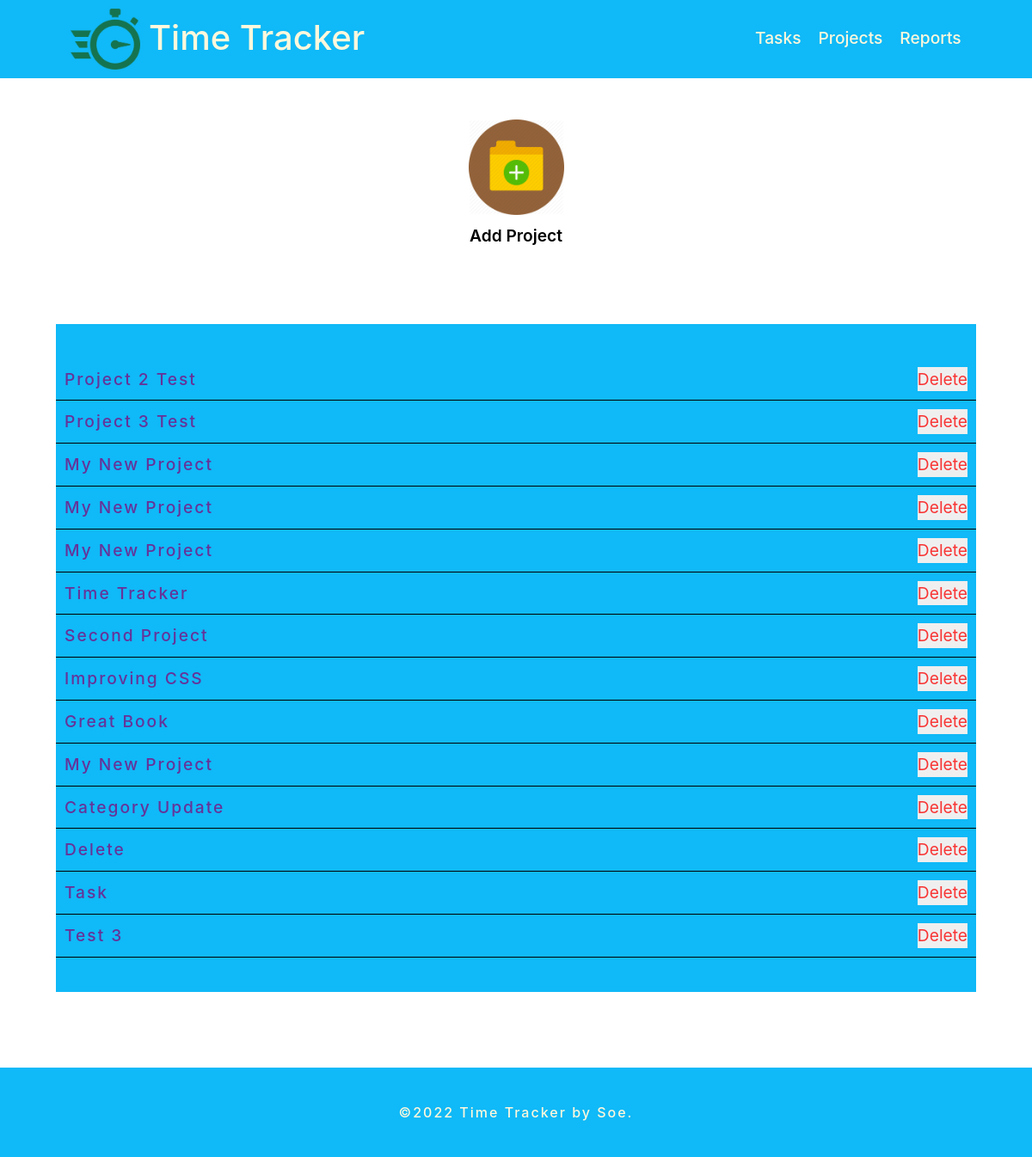
Page /project_list.php on the committed database.
### tables this page shows
CREATE TABLE "projects" (
	"project_id"	INTEGER PRIMARY KEY AUTOINCREMENT UNIQUE,
	"title"	TEXT,
	"category"	TEXT
);

### inc/function.php (called while the page is built, shortened)
<?php
function get_project_list()
{
    include 'connection.php';
    try {
        return $db->query('SELECT project_id, title,category FROM projects');
    } catch (Exception $e) {
        echo 'Error!:' . $e->getMessage() . '</br>';
    }
}
?>

### project_list.php (the view, shortened to what this page needs)
<?php
include 'inc/function.php';
include 'inc/header.php';
?>
<div class='container text-center mt-5 mb-5'>
    <div class='row'>
        <div class='col-12'>
        <img src='project.png' alt='addproject'>
        <a href='project.php'>Add Project</a>
    </div>
    </div>
    <div class="form-container mt-5">
        <ul class="items">
            <?php foreach (get_project_list() as $items) {
                echo "<li><a href='project.php?id=" .
                    $items['project_id'] .
                    "'>" .
                    $items['title'] .
                    '</a>';
                echo "<form method='post' action='project_list.php' onsubmit=\"return confirm('Are you sure you want to delete this project?');\">\n";
                echo "<input type='submit' class='delete' value='Delete' />\n";
                echo '</form>';
                echo '</li>';
            } ?>
        </ul>
    </div>
</div>
<?php include 'inc/footer.php';
?>

### inc/header.php (shortened to what this page needs)
<!DOCTYPE html>
<html lang="en">
<head>
    <link rel="stylesheet" href="style.css">
    <link rel="stylesheet" href="https://stackpath.bootstrapcdn.com/bootstrap/4.4.1/css/bootstrap.min.css"
>
</head>
<body>
    <header>
        <div class="logo">
            <img src="time-tracking-header-thumb.png" alt="">
            <h1> <a href="index.php">Time Tracker</a></h1>
        </div>
        <ul>
            <li>
                <a href="task_list.php">Tasks</a>
            </li>
            <li>
                <a href="project_list.php">Projects</a>
            </li>
            <li>
                <a href="report.php">Reports</a>
            </li>
        </ul>
    </header>

### inc/footer.php (shortened to what this page needs)
<footer>
    <p>&copy;2022 Time Tracker by Soe.</p>
</footer>
</body>
</html>

### style.css (style rules this page uses)
header { width: 100%; background-color: rgb(16, 185, 247); display: flex !important; justify-content: space-around; color: cornsilk !important; }
header .logo { display: flex; margin-left: 10px; }
header .logo img { width: 15%; padding: 10px; }
header .logo h1 { margin: 0 !important; padding: 20px 0; }
header .logo h1 a { color: cornsilk !important; text-decoration: none; transition: 0.5s ease-out; }
header ul { list-style: none; margin-right: 10px; margin-bottom: 0; padding: 20px 0; line-height: 1.5; display: inline-flex; }
header ul li { padding: 10px; }
header ul li a { color: cornsilk !important; text-decoration: none !important; font-weight: 500; font-size: 1.2em; transition: 0.5s ease-out; }
footer { text-align: center; letter-spacing: 2px; font-size: 1em; color: cornsilk; font-weight: 500; padding: 40px 0; background-color: rgb(16, 185, 247); }
footer p { margin-bottom: 0 !important; }
.container .row .col-12 img { width: 10%; }
.container .row .col-12 a { display: block; margin-top: 10px; font-size: 1.2em; font-weight: 600; color: black !important; text-decoration: none !important; transition: 0.2s ease-in-out; }
.container .form-container .items { list-style: none; margin: 20px auto; padding: 40px 0; background-color: rgb(16, 185, 247); color: black; }
.container .form-container .items li { padding: 10px; font-size: 1.2em; font-weight: 500; display: flex; justify-content: space-between; letter-spacing: 2px; border-bottom: 1px solid black; }
.container .form-container .items li a { text-decoration: none; color: rebeccapurple !important; }
.container .form-container .items li form input[type='submit'] { border: 0; color: rgb(248, 52, 52); padding: 0; }
.container .form-container { margin: 0 auto; padding: 20px; }

### rows in the picture
projects: title "Project 2 Test"
projects: title "Project 3 Test"
projects: title "My New Project"
projects: title "My New Project"
projects: title "My New Project"
projects: title "Time Tracker"
projects: title "Second Project"
projects: title "Improving CSS"
projects: title "Great Book"
projects: title "My New Project"
projects: title "Category Update"
projects: title "Delete"
projects: title "Task"
projects: title "Test 3"
